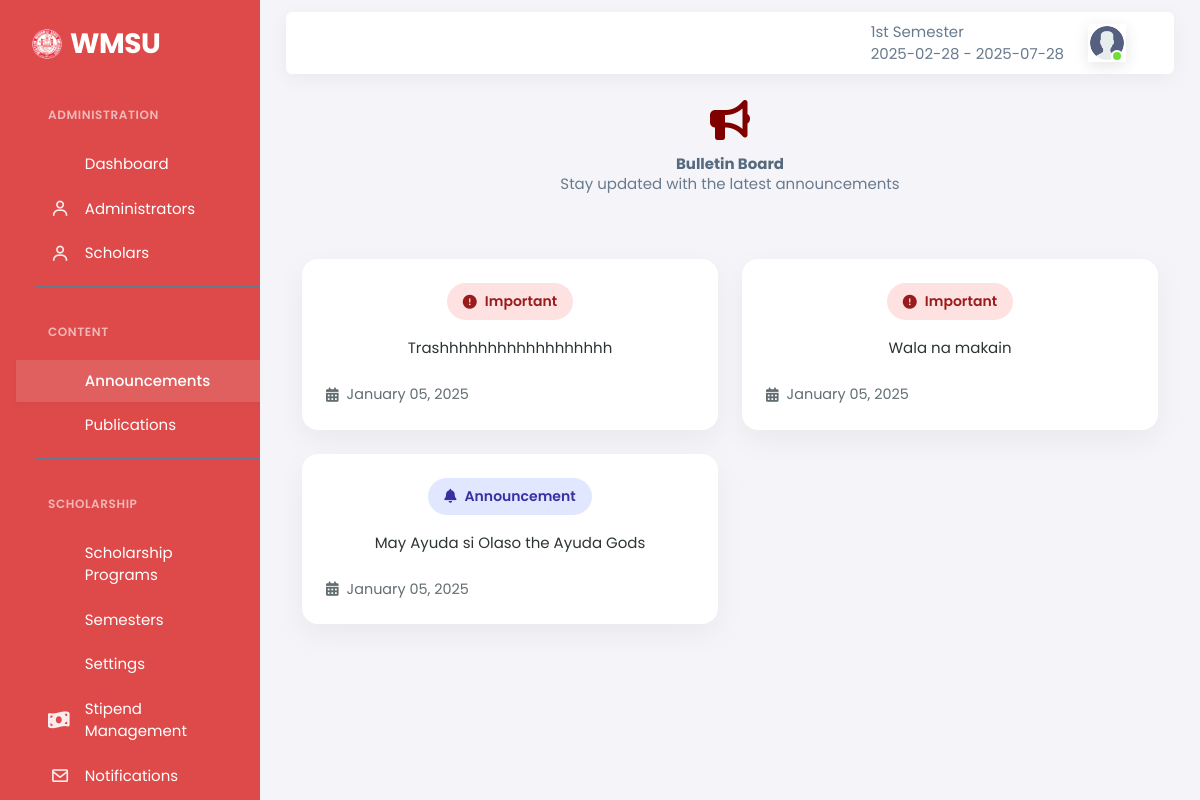
The app's page /scholars/bulletin_scholar.php (signed in) with its own data.
### tables this page shows
CREATE TABLE `settings` (
  `settingsID` int(11) NOT NULL,
  `Logo` varchar(100) NOT NULL DEFAULT 'logo.png',
  `Name` varchar(1000) NOT NULL,
  `email` varchar(28) NOT NULL,
  `contact` varchar(80) NOT NULL,
  `address` varchar(180) NOT NULL,
  `color` varchar(28) NOT NULL,
  `description` varchar(2000) DEFAULT NULL,
  `text_color` varchar(28) NOT NULL,
  `abbreviation` varchar(28) NOT NULL,
  `hero_title` varchar(255) DEFAULT 'Transform Your Future with',
  `hero_subtitle` text DEFAULT 'Access life-changing scholarship opportunities and take control of your academic journey at.',
  `navbar_color` varchar(50) DEFAULT NULL,
  `navbar_font_color` varchar(50) DEFAULT '#2d3436'
);

CREATE TABLE `semester` (
  `semesterID` int(11) NOT NULL,
  `sememestrName` varchar(88) NOT NULL,
  `date_start` varchar(20) NOT NULL,
  `date_end` varchar(20) NOT NULL,
  `flag` int(11) NOT NULL DEFAULT 0
);

CREATE TABLE `users` (
  `userID` int(11) NOT NULL,
  `studentID` varchar(88) NOT NULL,
  `profile` varchar(88) NOT NULL DEFAULT 'logo.png',
  `cor` varchar(88) DEFAULT NULL,
  `first_name` varchar(50) NOT NULL,
  `last_name` varchar(50) NOT NULL,
  `address` varchar(50) NOT NULL,
  `contact` varchar(50) NOT NULL,
  `email` varchar(50) NOT NULL,
  `password` varchar(250) NOT NULL,
  `code` int(11) NOT NULL,
  `status` varchar(50) NOT NULL,
  `roles` int(11) NOT NULL DEFAULT 3,
  `account_verifyer` int(11) NOT NULL DEFAULT 0,
  `created_account` timestamp NOT NULL DEFAULT current_timestamp()
);

CREATE TABLE `buletin` (
  `buletID` int(11) NOT NULL,
  `descriptions` varchar(200) NOT NULL,
  `type` varchar(20) NOT NULL,
  `visiblity` int(11) NOT NULL,
  `date_created` timestamp NOT NULL DEFAULT current_timestamp()
);

### scholars/controls.php (called while the page is built, shortened)
<?php
require_once "../central_control.php";
$email = $_SESSION['email'];
$password = $_SESSION['password'];
if ($email != false && $password != false) {
    $stmt = $pdo->prepare("SELECT * FROM users WHERE email = :email");
    $stmt->bindParam(':email', $email);
    $stmt->execute();
    if ($stmt->execute()) {
        $fetch_info = $stmt->fetch(PDO::FETCH_ASSOC);
        $roles = $fetch_info['roles'];
    }
} else {
    header('Location: ../login.php');
}
    ?>
    <?php
$setting = $pdo->prepare("SELECT * FROM settings WHERE settingsID = 1");
$setting->execute();
$settings = $setting->fetch();
$semdetail = $pdo->prepare("SELECT * FROM semester WHERE flag = 1");
$semdetail->execute();
$semdetails = $semdetail->fetch();
$bul = $pdo->prepare("SELECT * FROM buletin ORDER BY buletID DESC");
$bul->execute();
$bulletins = $bul->fetchAll();
$sem = $pdo->prepare("SELECT * FROM semester");
$sem->execute();
$semesters = $sem->fetchAll();
?>

### scholars/bulletin_scholar.php (the view, shortened to what this page needs)
<?php
include "./head.php";
$a = 8;
?>
<body>
    <?php include "./controls.php"; ?>
    <div class="layout-wrapper layout-content-navbar">
        <div class="layout-container">
            <?php include "./sidebar.php"; ?>
            <div class="layout-page">
                <?php include "./topbar.php"; ?>
                <div class="content-wrapper">
                    <div class="container-xxl flex-grow-1 container-p-y">
                        <div class="bulletin-header">
                            <link rel="stylesheet"
                                href="https://cdnjs.cloudflare.com/ajax/libs/font-awesome/6.4.0/css/all.min.css">
                            <div class="bulletin-header">
                                <i class="fas fa-bullhorn bulletin-icon"></i>
                                <h2 class="bulletin-title">Bulletin Board</h2>
                                <p class="bulletin-subtitle">Stay updated with the latest announcements</p>
                            </div>
                            <div class="bulletin-grid">
                                <?php foreach ($bulletins as $bulletin): ?>
                                    <div class="bulletin-card">
                                        <div class="bulletin-tag <?php echo strtolower($bulletin['type']); ?>">
                                            <?php
                                            $icon = '';
                                            switch (strtolower($bulletin['type'])) {
                                                case 'important':
                                                    $icon = 'fa-exclamation-circle';
                                                    break;
                                                case 'announcement':
                                                    $icon = 'fa-bell';
                                                    break;
                                            }
                                            ?>
                                            <i class="fas <?php echo $icon; ?> me-2"></i>
                                            <?php echo $bulletin['type']; ?>
                                        </div>
                                        <div class="bulletin-content">
                                            <p><?php echo $bulletin['descriptions']; ?></p>
                                        </div>
                                        <div class="bulletin-footer">
                                            <span class="bulletin-date">
                                                <i class="fas fa-calendar-alt me-2"></i>
                                                <?php echo date('F d, Y', strtotime($bulletin['date_created'])); ?>
                                            </span>
                                        </div>
                                    </div>
                                <?php endforeach; ?>
                            </div>
                            <?php include "./footer.php"; ?>

### scholars/sidebar.php (shortened to what this page needs)
<link href="https://cdn.jsdelivr.net/npm/tailwindcss@2.2.19/dist/tailwind.min.css" rel="stylesheet">
<aside id="layout-menu" class="layout-menu menu-vertical menu"
  style="background-color: <?php echo $settings['color'] ?>">
  <div class="app-brand demo">
    <a href="system_description.php" class="app-brand-link">
      <span class="app-brand-logo demo">
        <img src="../assets/images/logo/<?php echo $settings['Logo'] ?>" alt="" class="img-fluid d-none d-sm-block"
          width="30px">
      </span>
      <span
        class="app-brand-text demo menu-text fw-bold ms-2 tcolor text-uppercase"><?php echo $settings['abbreviation'] ?></span>
    </a>
  </div>
  <ul class="menu-inner py-1">
    <?php if ($roles == 1) { ?>
      <div class="menu-header">Administration</div>
      <li class="menu-item <?php if ($a == 1) { echo "active"; } ?>">
        <a href="index.php" class="menu-link tcolor hover:shadow-sm">
          <div data-i18n="Basic">Dashboard</div>
        </a>
      </li>
      <li class="menu-item <?php if ($a == 2) { echo "active"; } ?>">
        <a href="user.php" class="menu-link tcolor hover:shadow-sm">
          <i class="menu-icon tf-icons bx bx-user"></i>
          <div data-i18n="Basic">Administrators</div>
        </a>
      </li>
      <li class="menu-item <?php if ($a == 9) { echo "active"; } ?>">
        <a href="scholars.php" class="menu-link tcolor hover:shadow-sm">
          <i class="menu-icon tf-icons bx bx-user"></i>
          <div data-i18n="Basic">Scholars</div>
        </a>
      </li>
      <div class="menu-divider"></div>
      <div class="menu-header">Content</div>
      <li class="menu-item <?php if ($a == 8) { echo "active"; } ?>">
        <a href="bulletin.php" class="menu-link tcolor hover:shadow-sm">
          <div data-i18n="Basic">Announcements</div>
        </a>
      </li>
      <li class="menu-item <?php if ($a == 7) { echo "active"; } ?>">
        <a href="publications.php" class="menu-link tcolor hover:shadow-sm">
          <div data-i18n="Basic">Publications</div>
        </a>
      </li>
      <div class="menu-divider"></div>
      <div class="menu-header">Scholarship</div>
      <li class="menu-item <?php if ($a == 3) { echo "active"; } ?>">
        <a href="scholarships.php" class="menu-link tcolor hover:shadow-sm">
          <div data-i18n="Basic">Scholarship Programs</div>
        </a>
      </li>
      <li class="menu-item <?php if ($a == 4) { echo "active"; } ?>">
        <a href="semeters.php" class="menu-link tcolor hover:shadow-sm">
          <div data-i18n="Basic">Semesters</div>
        </a>
      </li>
      <li class="menu-item <?php if ($a == 5) { echo "active"; } ?>">
        <a href="settings.php" class="menu-link tcolor hover:shadow-sm">
          <div data-i18n="Basic">Settings</div>
        </a>
      </li>
      <?php if ($roles != 3): ?>
        <li class="menu-item">
          <a href="stipend_management.php" class="menu-link tcolor hover:shadow-sm">
            <i class="menu-icon tf-icons fas fa-money-bill-wave"></i>
            <div data-i18n="Analytics">Stipend Management</div>
          </a>
        </li>
      <?php endif; ?>
      <?php if ($roles == 1 || $roles == 2): ?>
        <li class="menu-item">
          <a href="test_notification.php" class="menu-link tcolor hover:shadow-sm">
            <i class="menu-icon tf-icons bx bx-envelope"></i>
            <div data-i18n="Test Notifications">Notifications</div>
          </a>
        </li>
      <?php endif; ?>
    <?php } ?>
  </ul>
</aside>

### scholars/topbar.php (shortened to what this page needs)
<nav class="layout-navbar container-xxl navbar navbar-expand-xl navbar-detached align-items-center bg-navbar-theme "
            id="layout-navbar">
            <div class="navbar-nav-right d-flex align-items-center" id="navbar-collapse">
              <ul class="navbar-nav flex-row align-items-center ms-auto">
                <li><?php echo $semdetails['sememestrName']."<br> ".$semdetails['date_start']." - ".$semdetails['date_end']?></li>
                <li class="nav-item navbar-dropdown dropdown-user dropdown">
                  <a class="nav-link dropdown-toggle hide-arrow" href="javascript:void(0);" data-bs-toggle="dropdown">
                    <div class="avatar avatar-online">
                      <img src="../assets/images/profile/<?php echo $fetch_info['profile']?>" alt class="w-px-40 h-auto rounded-circle" />
                    </div>
                  </a>
                </li>
              </ul>
            </div>
          </nav>

### assets/css/demo.css (style rules this page uses)
.menu .app-brand.demo { height: 64px; margin-top: 12px; }
.app-brand-text.demo { font-size: 1.75rem; letter-spacing: -0.5px; text-transform: lowercase; }

### scholars/topbar.php (style rules this page uses)
.layout-navbar { font-family: 'Poppins', sans-serif; backdrop-filter: blur(10px); background: rgba(255, 255, 255, 0.95) !important; box-shadow: 0 4px 20px rgba(0, 0, 0, 0.05); }
.navbar-nav { gap: 1rem; }
.avatar { border: 2px solid #fff; box-shadow: 0 4px 15px rgba(0, 0, 0, 0.1); transition: transform 0.3s ease; }
.navbar-nav-right { max-width: 400px; margin-left: auto; padding: 0 1rem; }

### scholars/bulletin_scholar.php (style rules this page uses)
:root { --primary: #800000; --text-dark: #2d3436; --text-light: #636e72; --bg-light: #f5f6fa; }
.bulletin-header { text-align: center; margin-bottom: 3rem; position: relative; }
.bulletin-icon { font-size: 2.5rem; color: var(--primary); margin-bottom: 1rem; animation: bounce 2s infinite; }
body { font-family: 'Poppins', sans-serif; }
.bulletin-title { font-family: 'Poppins', sans-serif; font-weight: 700; }
.bulletin-subtitle { font-family: 'Poppins', sans-serif; font-weight: 400; }
.bulletin-tag { font-family: 'Poppins', sans-serif; font-weight: 600; }
.bulletin-content { font-family: 'Poppins', sans-serif; font-weight: 400; }
.bulletin-footer { font-family: 'Poppins', sans-serif; font-weight: 400; }
.bulletin-grid { display: grid; grid-template-columns: repeat(auto-fit, minmax(300px, 1fr)); gap: 1.5rem; padding: 1rem; }
.bulletin-card { background: white; border-radius: 16px; padding: 1.5rem; box-shadow: 0 10px 30px rgba(0, 0, 0, 0.05); transition: all 0.3s ease; position: relative; overflow: hidden; }
.bulletin-card::before { content: ''; position: absolute; top: 0; left: 0; width: 4px; height: 100%; background: var(--primary); opacity: 0; transition: opacity 0.3s ease; }
.bulletin-tag { display: inline-flex; align-items: center; padding: 0.5rem 1rem; border-radius: 20px; font-size: 0.875rem; font-weight: 600; margin-bottom: 1rem; }
.bulletin-tag.important { background: #fee2e2; color: #991b1b; }
.bulletin-tag.announcement { background: #e0e7ff; color: #3730a3; }
.bulletin-content { color: var(--text-dark); line-height: 1.6; margin-bottom: 1.5rem; }
.bulletin-footer { display: flex; align-items: center; color: var(--text-light); font-size: 0.9rem; }
.bulletin-date { display: flex; align-items: center; }

### records on screen
settings: Logo (picture), abbreviation "WMSU"
semester: sememestrName "1st Semester", date_start "2025-02-28", date_end "2025-07-28"
users: profile (picture)
buletin: type "Important", descriptions "Trashhhhhhhhhhhhhhhhhh", date_created "January 05, 2025"
buletin: type "Important", descriptions "Wala na makain", date_created "January 05, 2025"
buletin: type "Announcement", descriptions "May Ayuda si Olaso the Ayuda Gods", date_created "January 05, 2025"
